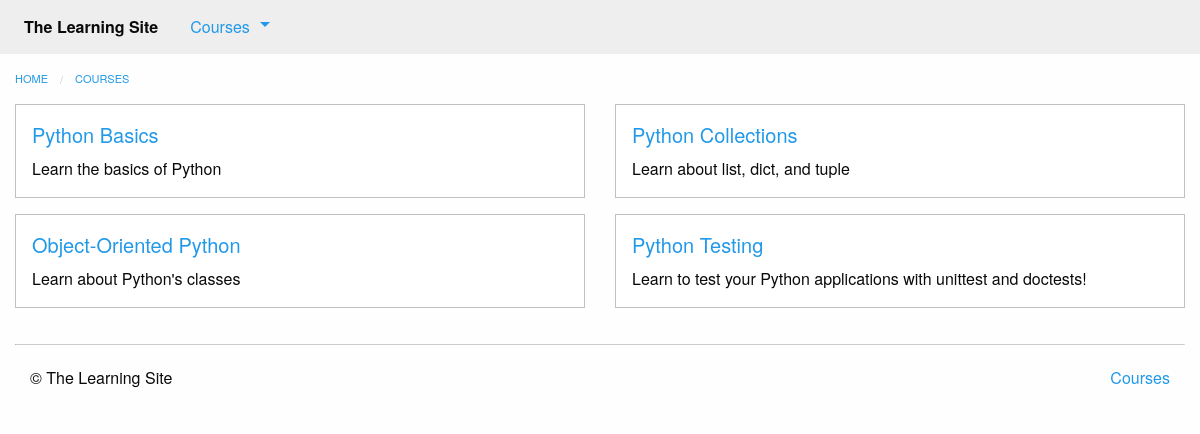
Before: /courses/ with the older database file.
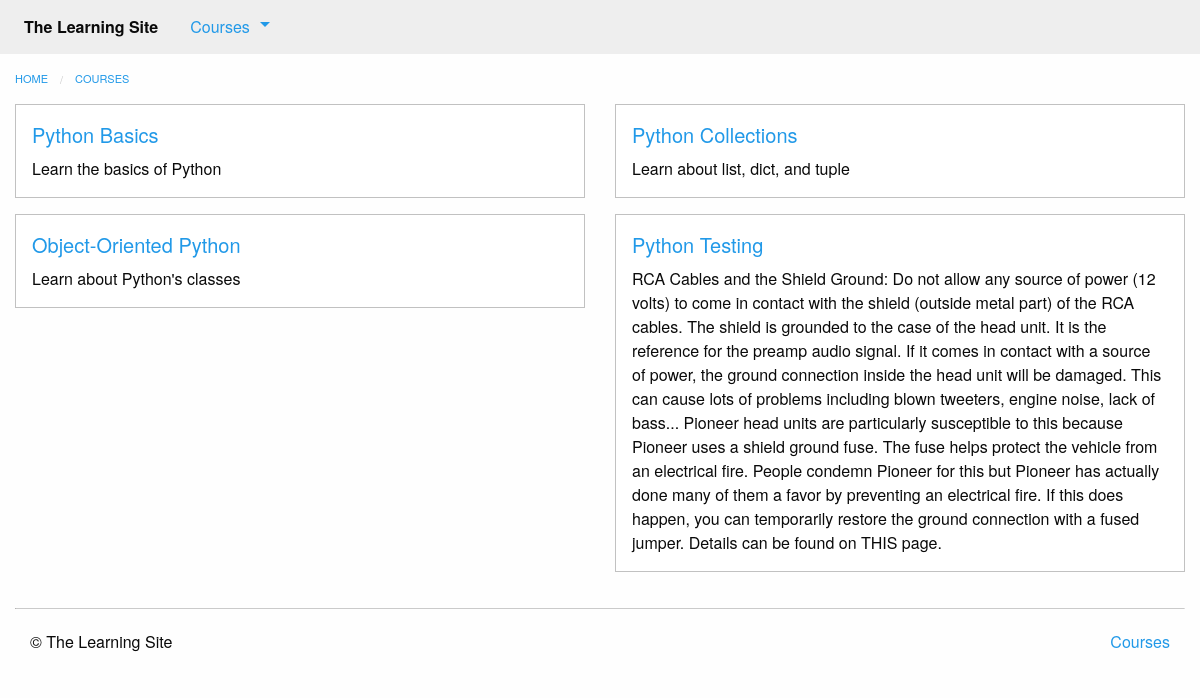
After: the same page with the newer database file.
### courses/models.py (models this page shows, shortened)
class Course(models.Model):
    created_at = models.DateTimeField(auto_now_add=True)
    title = models.CharField(max_length=255)
    description = models.TextField()

### courses/views.py (the view)
def course_list(request):
    courses = models.Course.objects.all()
    return render(request, 'courses/course_list.html', {'courses': courses})

### courses/templatetags/course_extras.py (called while the page is built)
@register.inclusion_tag('courses/course_nav.html')
def nav_courses_list():
    courses = Course.objects.all()[:5]
    return {'courses': courses}

### courses/templates/courses/course_list.html (shortened to what this page needs)
{% extends "courses/layout.html" %}
{% block content %}
    <div class="row columns">
        {{ block.super }}
    </div>
    <div class="row">
        {%  for course in courses %}
            <div class="small-6 columns">
                <div class="callout">
                    <h5><a href="{% url 'courses:detail' pk=course.pk %}">{{ course.title }}</a></h5>
                    <div class="card-copy">
                        {{ course.description }}
                    </div>
                </div>
            </div>
            {% if forloop.counter|divisibleby:"2" %}
                </div>
                <div class="row">
            {% endif %}
        {% endfor %}
    </div>
{% endblock %}

Changed rows visible on the page:
changed Course "Python Testing": description "Learn to test your Python applications with unittest and doctests!" → "RCA Cables and the Shield Ground: Do not allow any source of power (12 volts) to come in contact with the shield (outside metal part) of the RCA cables. The shield is grounded to the case of the head unit. It is the reference for the preamp audio signal. If it comes in contact with a source of power, the ground connection inside the head unit will be damaged. This can cause lots of problems including blown tweeters, engine noise, lack of bass... Pioneer head units are particularly susceptible to this because Pioneer uses a shield ground fuse. The fuse helps protect the vehicle from an electrical fire. People condemn Pioneer for this but Pioneer has actually done many of them a favor by…"
